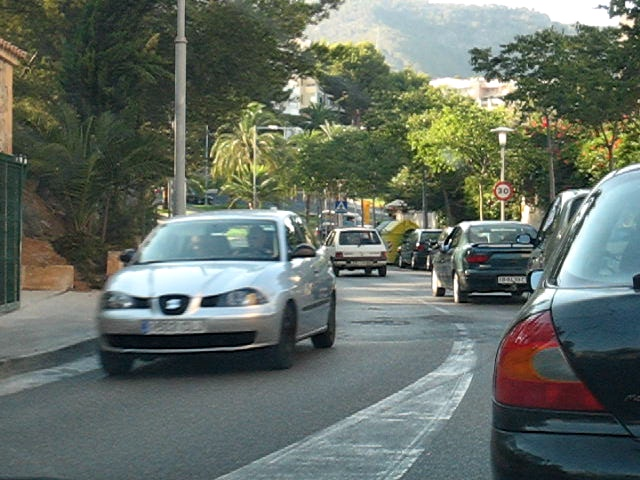
//> input picture LucasKanadeOpticalFlow/car1.jpg, 640 x 480 px
$ ./prova car1.jpg car2.jpg   (built with g++ and OpenCV 4)
//> lines starting //> are read from the running program, lines starting //| are printed output that depends on the picture
#include "opencv2/core/core.hpp"
#include "opencv2/imgproc/imgproc.hpp"
#include "opencv2/highgui/highgui.hpp"
#include <math.h>
#include <fstream>
#include <iostream>

using namespace cv;
using namespace std;

#define ATD at<double>
#define elif else if

#ifndef bool
    #define bool int
    #define false ((bool)0)
    #define true  ((bool)1)
#endif


Mat get_fx(Mat &src1, Mat &src2){
    Mat fx;
    Mat kernel = Mat::ones(2, 2, CV_64FC1);
    kernel.ATD(0, 0) = -1.0;
    kernel.ATD(1, 0) = -1.0;

    Mat dst1, dst2;
    filter2D(src1, dst1, -1, kernel);
    filter2D(src2, dst2, -1, kernel);

    fx = dst1 + dst2;
    return fx;
}

Mat get_fy(Mat &src1, Mat &src2){
    Mat fy;
    Mat kernel = Mat::ones(2, 2, CV_64FC1);
    kernel.ATD(0, 0) = -1.0;
    kernel.ATD(0, 1) = -1.0;

    Mat dst1, dst2;
    filter2D(src1, dst1, -1, kernel);
    filter2D(src2, dst2, -1, kernel);

    fy = dst1 + dst2;
    return fy;
}

Mat get_ft(Mat &src1, Mat &src2){
    Mat ft;
    Mat kernel = Mat::ones(2, 2, CV_64FC1);
    kernel = kernel.mul(-1);

    Mat dst1, dst2;
    filter2D(src1, dst1, -1, kernel);
    kernel = kernel.mul(-1);
    filter2D(src2, dst2, -1, kernel);

    ft = dst1 + dst2;
    return ft;
}

bool isInsideImage(int y, int x, Mat &m){
    int width = m.cols;
    int height = m.rows;
    if(x >= 0 && x < width && y >= 0 && y < height) return true;
    else return false;
}

double get_Sum9(Mat &m, int y, int x){
    if(x < 0 || x >= m.cols) return 0;
    if(y < 0 || y >= m.rows) return 0;

    double val = 0.0;
    int tmp = 0;
    if(isInsideImage(y - 1, x - 1, m)){
        ++ tmp;
        val += m.ATD(y - 1, x - 1);
    }
    if(isInsideImage(y - 1, x, m)){
        ++ tmp;
        val += m.ATD(y - 1, x);
    }
    if(isInsideImage(y - 1, x + 1, m)){
        ++ tmp;
        val += m.ATD(y - 1, x + 1);
    }
    if(isInsideImage(y, x - 1, m)){
        ++ tmp;
        val += m.ATD(y, x - 1);
    }
    if(isInsideImage(y, x, m)){
        ++ tmp;
        val += m.ATD(y, x);
    }
    if(isInsideImage(y, x + 1, m)){
        ++ tmp;
        val += m.ATD(y, x + 1);
    }
    if(isInsideImage(y + 1, x - 1, m)){
        ++ tmp;
        val += m.ATD(y + 1, x - 1);
    }
    if(isInsideImage(y + 1, x, m)){
        ++ tmp;
        val += m.ATD(y + 1, x);
    }
    if(isInsideImage(y + 1, x + 1, m)){
        ++ tmp;
        val += m.ATD(y + 1, x + 1);
    }
    if(tmp == 9) return val;
    else return m.ATD(y, x) * 9;
}

Mat get_Sum9_Mat(Mat &m){
    Mat res = Mat::zeros(m.rows, m.cols, CV_64FC1);
    for(int i = 1; i < m.rows - 1; i++){
        for(int j = 1; j < m.cols - 1; j++){
            res.ATD(i, j) = get_Sum9(m, i, j);
        }
    }
    return res;
}

void saveMat(Mat &M, string s){
    s += ".txt";
    FILE *pOut = fopen(s.c_str(), "w+");
    for(int i=0; i<M.rows; i++){
        for(int j=0; j<M.cols; j++){
            fprintf(pOut, "%lf", M.ATD(i, j));
            if(j == M.cols - 1) fprintf(pOut, "\n");
            else fprintf(pOut, " ");
        }
    }
    fclose(pOut);
}

void getLucasKanadeOpticalFlow(Mat &img1, Mat &img2, Mat &u, Mat &v){

    Mat fx = get_fx(img1, img2);
    Mat fy = get_fy(img1, img2);
    Mat ft = get_ft(img1, img2);

    Mat fx2 = fx.mul(fx);
    Mat fy2 = fy.mul(fy);
    Mat fxfy = fx.mul(fy);
    Mat fxft = fx.mul(ft);
    Mat fyft = fy.mul(ft);

    Mat sumfx2 = get_Sum9_Mat(fx2);
    Mat sumfy2 = get_Sum9_Mat(fy2);
    Mat sumfxft = get_Sum9_Mat(fxft);
    Mat sumfxfy = get_Sum9_Mat(fxfy);
    Mat sumfyft = get_Sum9_Mat(fyft);

    Mat tmp = sumfx2.mul(sumfy2) - sumfxfy.mul(sumfxfy);
    u = sumfxfy.mul(sumfyft) - sumfy2.mul(sumfxft);
    v = sumfxft.mul(sumfxfy) - sumfx2.mul(sumfyft);
    divide(u, tmp, u);
    divide(v, tmp, v);

    // saveMat(u, "U");
    // saveMat(v, "V");
}


int main(int argc, char **argv)
{
    if(argv[1] == nullptr && argv[2] == nullptr)
    {
      cerr << "Inserire due argomenti" << endl;
      exit(-1);
    }


    Mat img1 = imread(argv[1], 0);
//> img1: 480 rows x 640 cols, CV_8UC1; min 0, max 255, mean 105.6
    Mat img2 = imread(argv[2], 0);
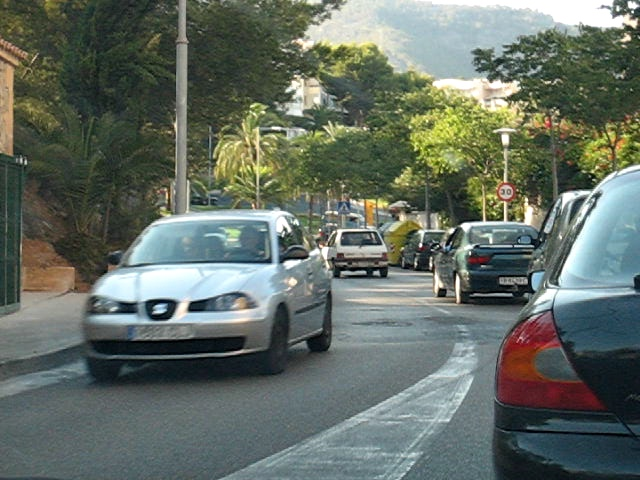
//> input picture LucasKanadeOpticalFlow/car2.jpg, 640 x 480 px
//> img2: 480 rows x 640 cols, CV_8UC1; min 0, max 255, mean 106.1
// [6 lines of commented-out code are left out]


    img1.convertTo(img1, CV_64FC1, 1.0/255, 0);
//> img1: 480 rows x 640 cols, CV_64FC1
    img2.convertTo(img2, CV_64FC1, 1.0/255, 0);
//> img2: 480 rows x 640 cols, CV_64FC1


    Mat u = Mat::zeros(img1.rows, img1.cols, CV_64FC1);
    Mat v = Mat::zeros(img1.rows, img1.cols, CV_64FC1);


    getLucasKanadeOpticalFlow(img1, img2, u, v);
//> in get_ft, `filter2D(src1, dst1, -1, kernel);`:
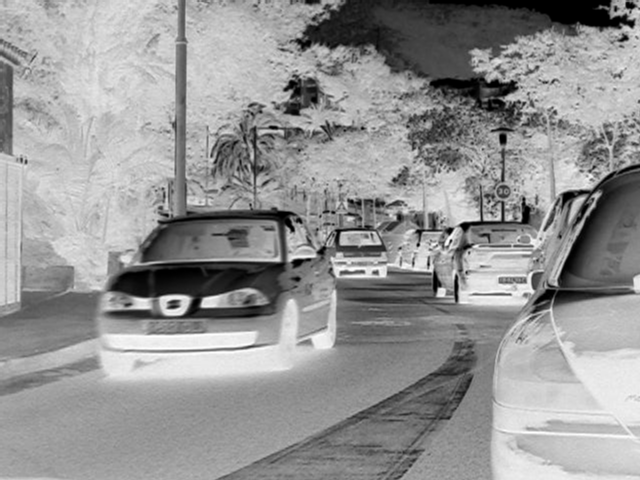
//> dst1: 480 rows x 640 cols, CV_64FC1; min -4, max 0, mean -1.66; drawn with min black and max white
//> in get_ft, `filter2D(src2, dst2, -1, kernel);`:
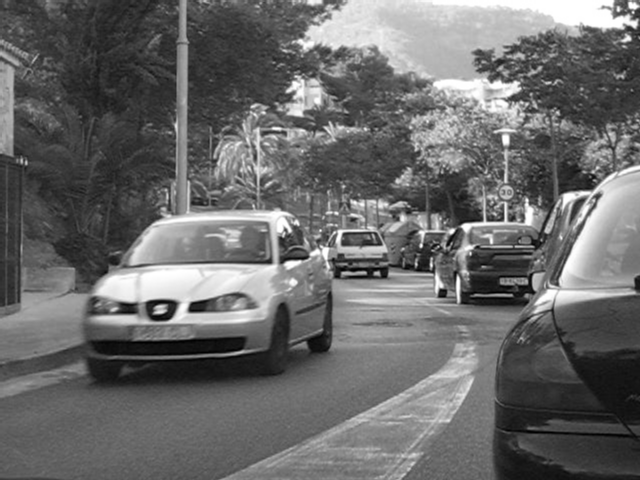
//> dst2: 480 rows x 640 cols, CV_64FC1; min 0, max 4, mean 1.67; drawn with min black and max white
//> in getLucasKanadeOpticalFlow, `Mat fy2 = fy.mul(fy);`:
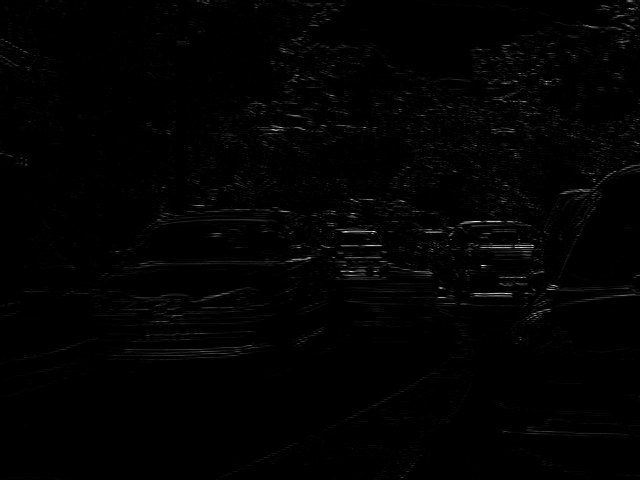
//> fy2: 480 rows x 640 cols, CV_64FC1; min 0, max 3.88, mean 0.0384; drawn with min black and max white
//> in getLucasKanadeOpticalFlow, `Mat fyft = fy.mul(ft);`:
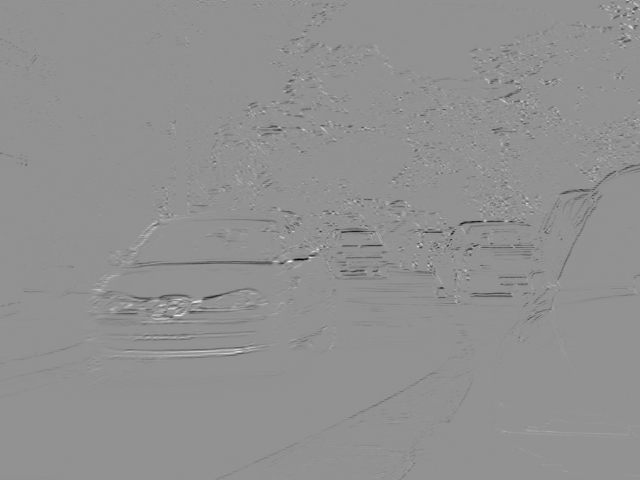
//> fyft: 480 rows x 640 cols, CV_64FC1; min -3.42, max 2.55, mean -0.021; drawn with min black and max white
//> in getLucasKanadeOpticalFlow, `divide(u, tmp, u);`:
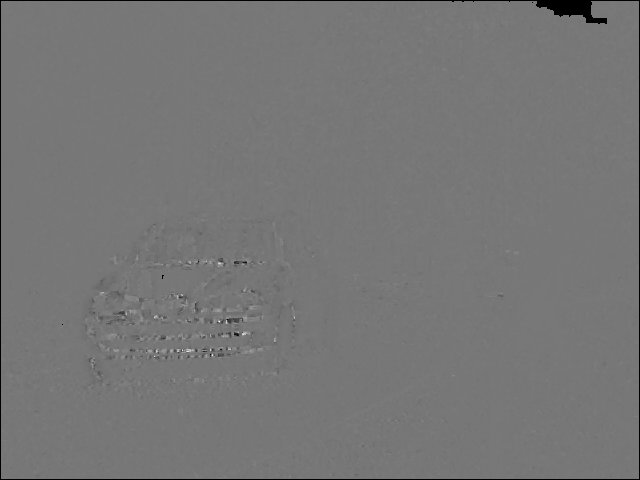
//> u: 480 rows x 640 cols, CV_64FC1; 0.99% of the values are NaN or infinite; the others: min -171.9, max 195.6, mean 0.409; drawn with min black, max white, NaN and infinite black
//> in getLucasKanadeOpticalFlow, `divide(v, tmp, v);`:
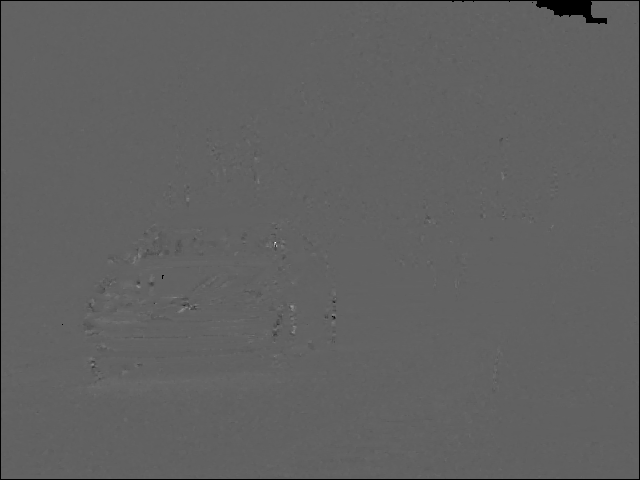
//> v: 480 rows x 640 cols, CV_64FC1; 0.99% of the values are NaN or infinite; the others: min -108.1, max 173.9, mean 0.43; drawn with min black, max white, NaN and infinite black

    imshow("u", u);
    imshow("v", v);

    waitKey();

    return 0;
}
